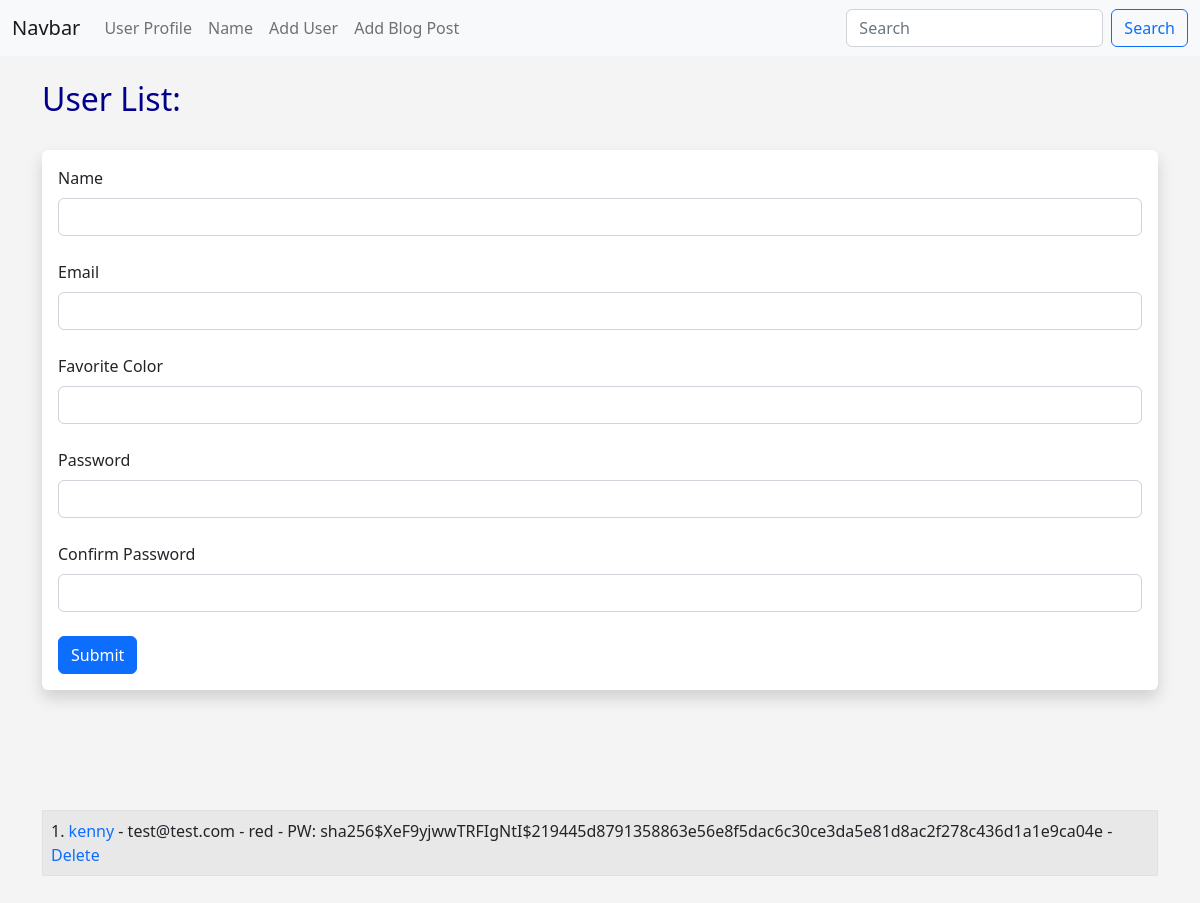
Screenshot of /user/add with the database file from the repository.
### app.py (models this page shows, shortened)
class User(db.Model):
    id = db.Column(db.Integer, primary_key=True)
    name = db.Column(db.String(50), nullable=False)
    email = db.Column(db.String(200), nullable=False, unique=True)
    favorite_color = db.Column(db.String(50))
    date_added = db.Column(db.DateTime, nullable=False,
                           default=datetime.utcnow)
    password_hash = db.Column(db.String(120))
    @ property
    def password(self):
        raise AttributeError('Password is not a readable attribute')

### app.py (the view, shortened to what this page needs)
@ app.route('/user/add', methods=['GET', 'POST'])
def add_user():
    name = None
    form = UserForm()
    our_users = User.query.order_by(User.date_added)
    return render_template('add_user.html', form=form, name=name, our_users=our_users)

### app.py
class UserForm(FlaskForm):
    name = StringField('Name', validators=[DataRequired()])
    email = StringField('Email', validators=[DataRequired()])
    favorite_color = StringField('Favorite Color')
    password_hash = PasswordField('Password', validators=[DataRequired(), EqualTo(
        'password_hash2', message='Passwords must match')])
    password_hash2 = PasswordField(
        'Confirm Password', validators=[DataRequired()])
    submit = SubmitField('Submit')

### templates/add_user.html (shortened to what this page needs)
{% extends 'base.html' %}
{% block content %}
    {% if name %}
        <h1>User Added</h1>
        <br><br><br>
    <table class="table table-hover table-bordered table-striped">
        {% for our_user in our_users %}
        <tr>
       <td>{{our_user.id}}. <a href="{{url_for('update_user', id=our_user.id)}}">{{our_user.name}}</a> - {{our_user.email}} - {{our_user.favorite_color}} - <a href="{{url_for('delete', id=our_user.id)}}">Delete</a></td>
        </tr>
        {% endfor %}
    </table>
        <br><br>
    {% else %}
        <h1>User List:</h1>
        <br>
        <div class="shadow p-3 mb-5 bg-body rounded">
            <form method='POST'>
                {{form.name.label(class="form-label")}}
                {{form.name(class="form-control")}}
                <br>
                {{form.email.label(class="form-label")}}
                {{form.email(class="form-control")}}
                <br>
                {{form.favorite_color.label(class="form-label")}}
                {{form.favorite_color(class="form-control")}}
                <br>
                {{form.password_hash.label(class="form-label")}}
                {{form.password_hash(class="form-control")}}
                <br>
                {{form.password_hash2.label(class="form-label")}}
                {{form.password_hash2(class="form-control")}}
                <br>
                {{form.submit(class="btn btn-primary")}}
            </form>
        </div>
<br><br><br>
<table class="table table-hover table-bordered table-striped">
    {% for our_user in our_users %}
    <tr>
   <td>{{our_user.id}}. <a href="{{url_for('update_user', id=our_user.id)}}">{{our_user.name}}</a> - {{our_user.email}} - {{our_user.favorite_color}} - PW: {{our_user.password_hash}} - <a href="{{url_for('delete', id=our_user.id)}}">Delete</a></td>
    </tr>
    {% endfor %}
</table>
    <br><br>
    {% endif %}
{% endblock %}

### static/css/style.css (style rules this page uses)
h1 { color: darkblue; font-size: 2em; }
body { background-color: #f4f4f4; }
a { text-decoration: none; }

### rows the page displays
User: id "1", name "kenny", email "test@test.com", favorite_color "red", password_hash "sha256$XeF9yjwwTRFIgNtI$219445d8791358863e56e8f5dac6c30ce3da5e81d8ac2f278c436d1a1e9ca04e"
